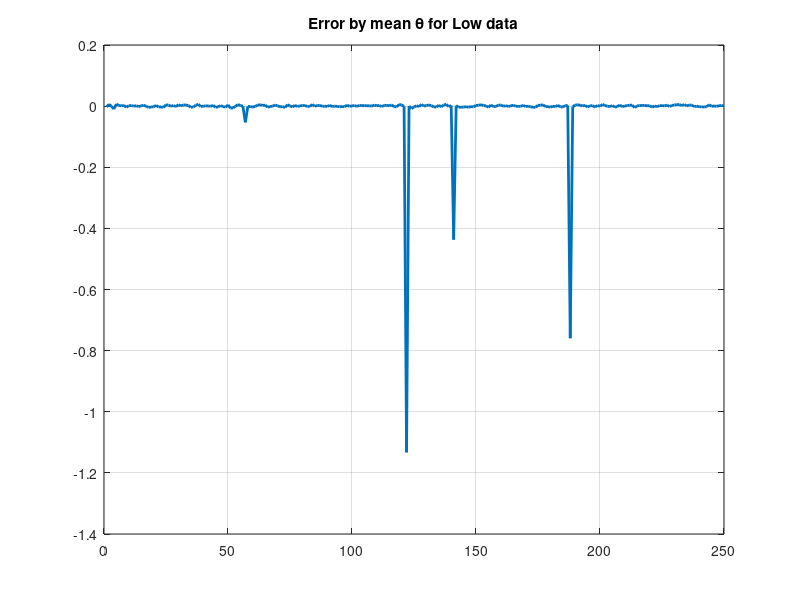
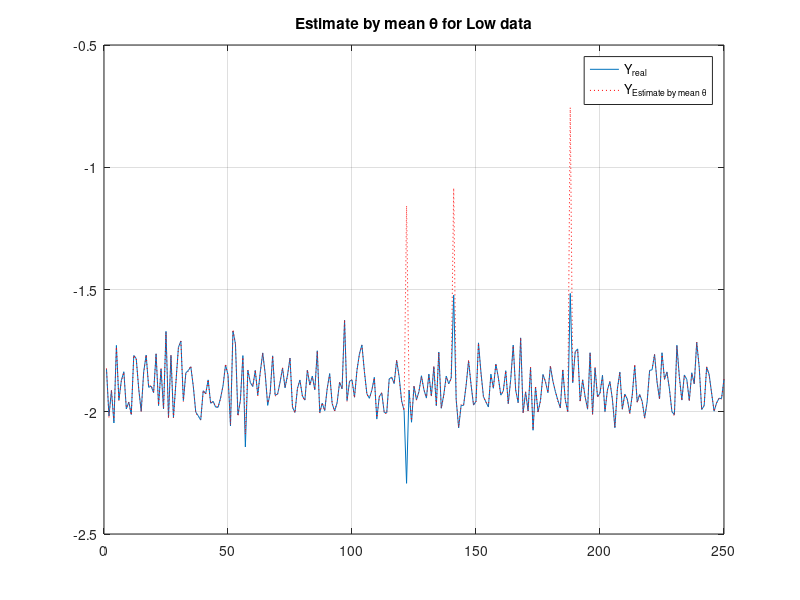

Here is the MATLAB script that generated these plots, in order: (Note: this script raises an error after producing the figures.)
close all;clear all;clc
format long
%% Load Data
load data
%% 
y_Low=data(:,3);
y_Medium=data(:,4);
y_High=data(:,5);
u_Low=data(:,1);
u_Medium=data(:,1);
u_High=data(:,1);

data=sortrows(data);
Num=randperm(1000);
%% Switch data
Switch={'Low';'Medium';'High'};
for K=1:length(Switch)
%% import 'Low' 'Medium' 'High'
u=sort((eval(strcat('u_',Switch{K}))));
y=sort((eval(strcat('y_',Switch{K}))));

    u=u(Num);
    y=y(Num);
%% Divide Data
Q=100;
n=10;
Percent=0.75;  %  =>   75%    =>  Train:=75  Test:=25
Reg=8;  % => [1 u u^2 ... u^8]
U_Test_all=[];
U_Test_m=[];
temp=[];
    %% Test & Train
    u_Train=u(1:ceil(Percent*length(u)));
    u_Test=u(ceil(Percent*length(u))+1:end);
    y_Train=y(1:ceil(Percent*length(u)));
    y_Test=y(ceil(Percent*length(u))+1:end);
    %% WLS with sliding window parameter
    Window=150;
    lambda=1;
   for i=1:Window
       w(i)=lambda^(Window-i);
   end
   W=diag(w);
   %%
    for i=1:length(u_Train)-Window
     U=[];
        for k=0:Reg
    U=[U (u_Train(i:i+Window-1)).^k];
    end
   Y=y_Train(i:i+Window-1);
    
    %% WLS Algorithm 
    theta_save{i}=inv(U'*W*U)*U'*W*Y;
    %% 
    end
% Y=temp;
theta=mean(cell2mat(theta_save),2)
%% matrix U for all u_Test 
U=[];
    for k=0:Reg
        U=[U u_Test.^k];
    end
    Y_hat=U*theta;
    Y=y_Test;
%% plot the result 
%% Mean theta
figure
plot(Y-Y_hat,'linewidth',2)
disp(sprintf('Error_mean theta %s=%d',Switch{K},(Y-Y_hat)'*(Y-Y_hat)));
title(sprintf('Error by mean %s for %s data','\theta',Switch{K}))
grid on
figure
plot(Y)
hold on
plot(Y_hat,':r')
legend('Y_{real}','Y_{Estimate by mean \theta}')
title(sprintf('Estimate by mean %s for %s data','\theta',Switch{K}))
grid on
%%
     temp=sort(u_Test);
     U=[];
      for k=0:Reg
    U=[U temp.^k];
    end
    for i=1:length(u_Train)-Window
         Y_hat_save_EB{i}=U*theta_save{i};
    end
%%  Data fo plot Error bar
UU=sort(u_Test,1);   % for plot E.B. we need to sort the data
Mean=mean(cell2mat(Y_hat_save_EB),2);   % mean Local Y_hat
Delta = std(cell2mat(Y_hat_save_EB),0,2);   %  +- sigma
%% Normal the data 
 x=mean(mapminmax(UU',0,1),1);
 %% plot
figure
plot(x,Mean,'r','linewidth',1.5)
hold on
plot(x,Mean+Delta,':k','linewidth',1.5)
hold on
plot(x,Mean-Delta,':b','linewidth',1.5)
grid on
title(sprintf('Error Bar : choice %s data from [0 1]',Switch{K}))
legend('y-hat_{mean}','y-hat_{mean}+\sigma_y','y-hat_{mean}-\sigma_y','Location','NorthWest')
end